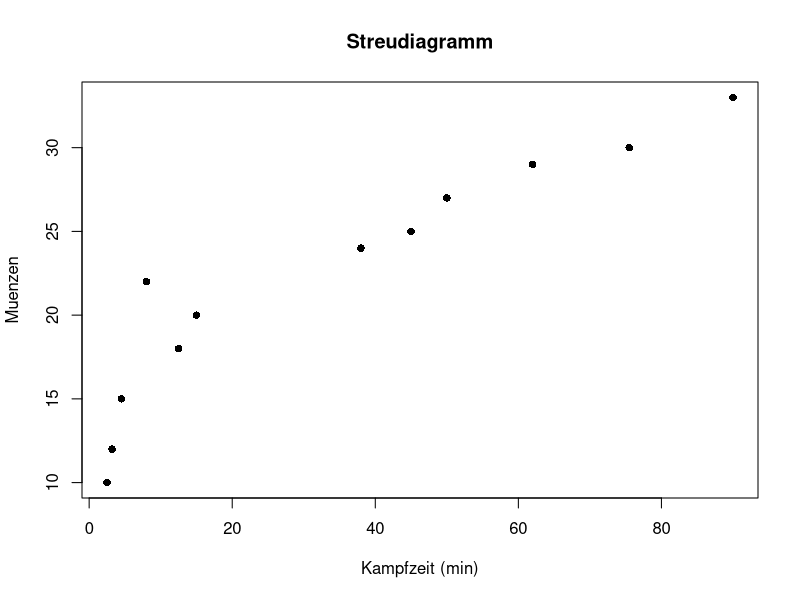
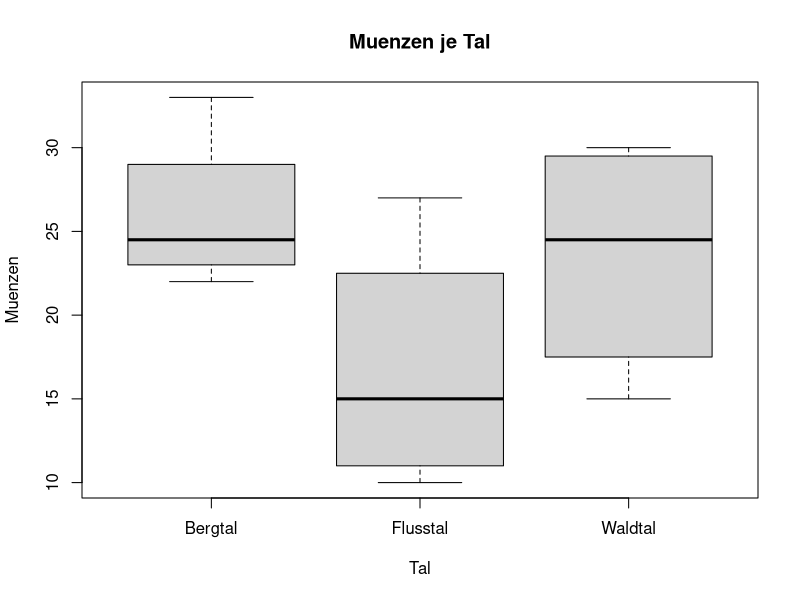
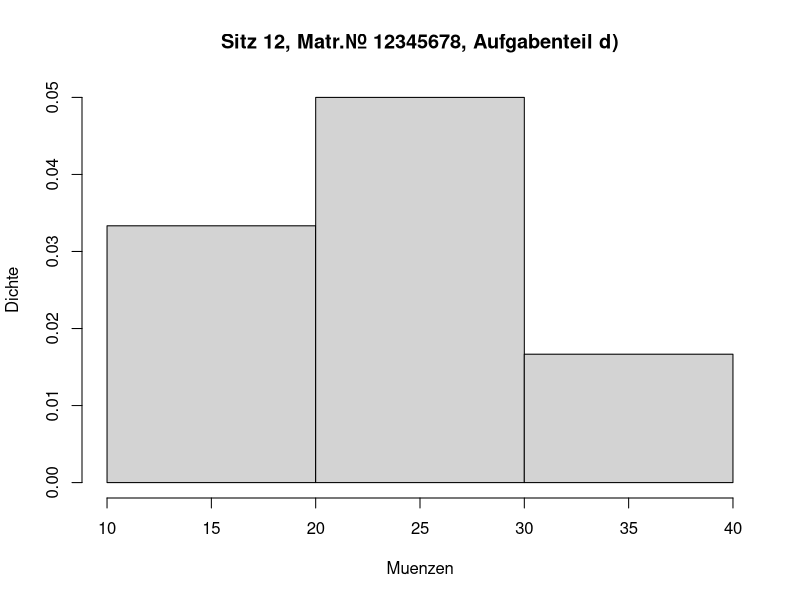

R code for these plots, in order:
############################################################
# R-Kurs Tag 1 – alle Befehle aus Abschnitt 1.9 des Lernbuchs
# Datei Taverne.csv muss im Ordner Dokumente liegen.
# Jede Zeile mit Strg + Enter ausführen und die Ausgabe ansehen.
############################################################

## 1.9.2 R als Taschenrechner und Objekte
3 + 4 * 2
(3 + 4) * 2
2^3
sqrt(16)
log(10); exp(1)
choose(10, 2)
a <- 5
b <- a * 2
b

## 1.9.3 Vektoren
x <- c(3, 2, 5, 1, 3, 4)
x
length(x)
x[1]
x[c(2, 4)]
x[-1]
x * 2
x + 10
sum(x)
sort(x)
x > 2
x[x > 2]
sum(x > 2)      # Anzahl
mean(x > 2)     # Anteil
1:6
seq(0, 20, by = 5)
rep(1/6, 3)

## 1.9.4 Datentypen
typeof(x)
typeof(1:6)
typeof(c("Wolf", "Troll"))
typeof(x > 2)
f <- factor(c("Wolf", "Troll", "Wolf"))
f
class(f)
levels(f)

## 1.9.5 Datensatz einlesen
setwd(path.expand("~"))
getwd()
d <- read.csv("Taverne.csv", header = TRUE, sep = ";", dec = ".")
head(d)
str(d)
names(d)
dim(d)
d$Muenzen
d[2, ]
d[1:3, c("Tal", "Muenzen")]
typeof(d$Tal)
typeof(d$Muenzen)
typeof(d$Kampfzeit)

## 1.9.6 Kennzahlen
mean(d$Muenzen)
median(d$Muenzen)
var(d$Muenzen)          # mit 1/(n-1)
sd(d$Muenzen)           # mit 1/(n-1)
n <- length(d$Muenzen)
var(d$Muenzen) * (n - 1) / n   # Varianz mit 1/n
round(mean(d$Muenzen), 3)
round(sd(d$Muenzen), 3)
range(d$Muenzen)
quantile(d$Muenzen, c(0.25, 0.5, 0.75))
IQR(d$Muenzen)
summary(d$Muenzen)
table(d$Monster)
prop.table(table(d$Monster))
which(table(d$Monster) == max(table(d$Monster)))   # Modus
tapply(d$Muenzen, d$Tal, mean)
subset(d, Tal == "Bergtal")
d[d$Muenzen > 25, ]
mean(d$Muenzen > 25)
y <- c(3, 2, 5, NA, 4)
mean(y)
mean(y, na.rm = TRUE)

## 1.9.7 Grafiken und PDF
pdf("Histogramm.pdf")
hist(d$Muenzen, breaks = c(10, 20, 30, 40), right = FALSE, freq = FALSE,
     main = "Sitz 12, Matr.Nr. 12345678, Aufgabenteil d)",
     xlab = "Muenzen", ylab = "Dichte")
dev.off()
h <- hist(d$Muenzen, breaks = c(10, 20, 30, 40), right = FALSE, plot = FALSE)
h$counts
h$density
plot(d$Kampfzeit, d$Muenzen, pch = 16,
     xlab = "Kampfzeit (min)", ylab = "Muenzen", main = "Streudiagramm")
boxplot(Muenzen ~ Tal, data = d, main = "Muenzen je Tal", xlab = "Tal", ylab = "Muenzen")
boxplot(d$Kampfzeit, plot = FALSE)$stats

## 1.9.8 Klassen, Kontingenztafeln, Korrelation
d$Kampfzeit.3 <- cut(d$Kampfzeit, breaks = c(0, 5, 60, Inf), right = FALSE)
d$Kampfzeit.3
table(d$Kampfzeit.3)
d$Muenzen.3 <- cut(d$Muenzen, breaks = c(0, 15, 25, Inf),
                   labels = c("wenig", "mittel", "viel"))
table(d$Muenzen.3)
table(d$Tal, d$Kampfzeit.3)
round(prop.table(table(d$Tal[d$Kampfzeit.3 == "[5,60)"])), 2)
cor(d$Muenzen, d$Kampfzeit)
cor(d$Muenzen, d$Kampfzeit, method = "spearman")
